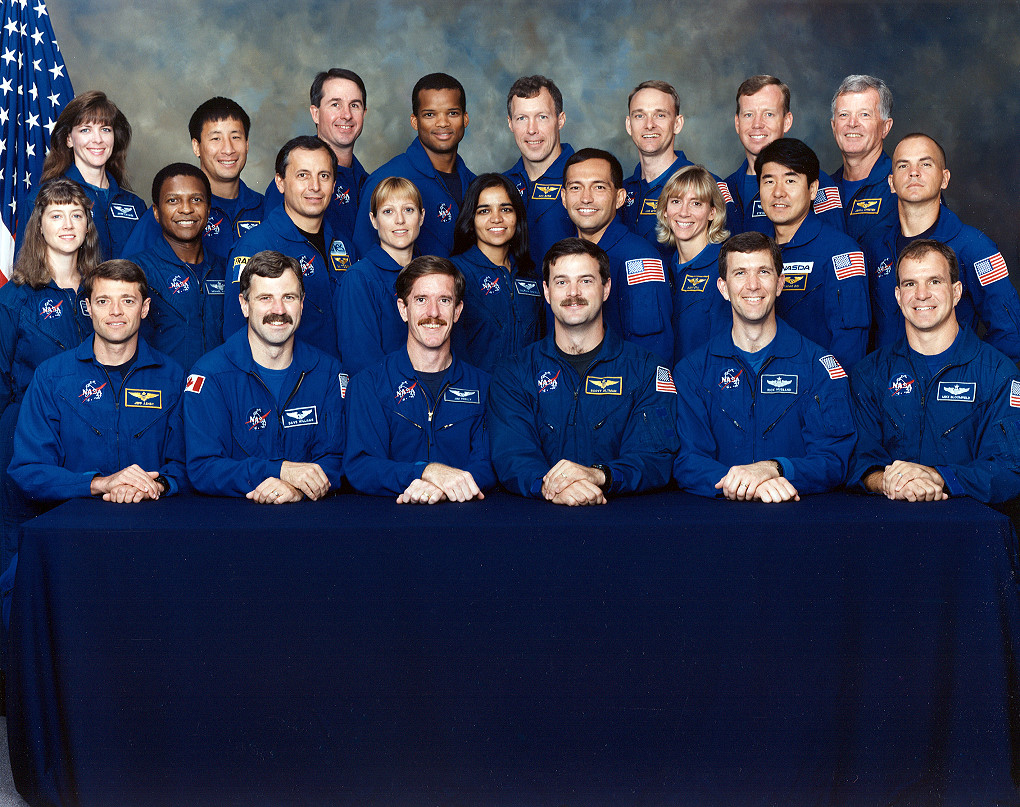
//> input picture Face_detection/astronauts_class_of_1998.jpg, 1020 x 807 px
$ ./FaceDetection   (built with g++ and OpenCV 4)
//> lines starting //> are read from the running program, lines starting //| are printed output that depends on the picture; after the words box and inside, x2 and y2 are one past the last pixel; in counts of white or black regions, pixels touching at a corner belong together
//Libraries.
#include <opencv2\imgproc\imgproc.hpp>
#include <opencv2\highgui\highgui.hpp>
#include <opencv2\core\core.hpp>
#include <opencv2\objdetect\objdetect.hpp>
#include <iostream>

//Main function.
int main(int argc, char** argv)
{
	//If the cascade classifier does not load, terminate program.
	cv::CascadeClassifier haarcascade_frontalface;
	if (!haarcascade_frontalface.load("C:\\OpenCV-3.1.0\\opencv\\sources\\data\\haarcascades\\haarcascade_frontalface_alt.xml"))
	{
		std::cerr << "[-] Error: Unable to load the cascade classifier file.\n" << std::endl;
		std::cerr << "Press ENTER to exit..." << std::endl;
		std::cin.ignore();
		return EXIT_FAILURE;
	}

	//Load the image to be processed, if not load, terminate program.
	cv::Mat imgOriginal = cv::imread("astronauts_class_of_1998.JPG");
//> imgOriginal is the input picture: 807 rows x 1020 cols, CV_8UC3; mean B, G, R 82.4, 56.4, 48.5
	if (imgOriginal.empty())
	{
		std::cerr << "[-] Error: Unable to load the image." << std::endl;
		std::cerr << "Press ENTER to exit..." << std::endl;
		std::cin.ignore();
		return EXIT_FAILURE;
	}

	cv::namedWindow("Input", CV_WINDOW_AUTOSIZE);
	cv::namedWindow("Output", CV_WINDOW_AUTOSIZE);
	cv::imshow("Input", imgOriginal);

	//Convert to grayscale the original image.
	cv::Mat imgGrayscale;
	cv::cvtColor(imgOriginal, imgGrayscale, CV_BGR2GRAY);
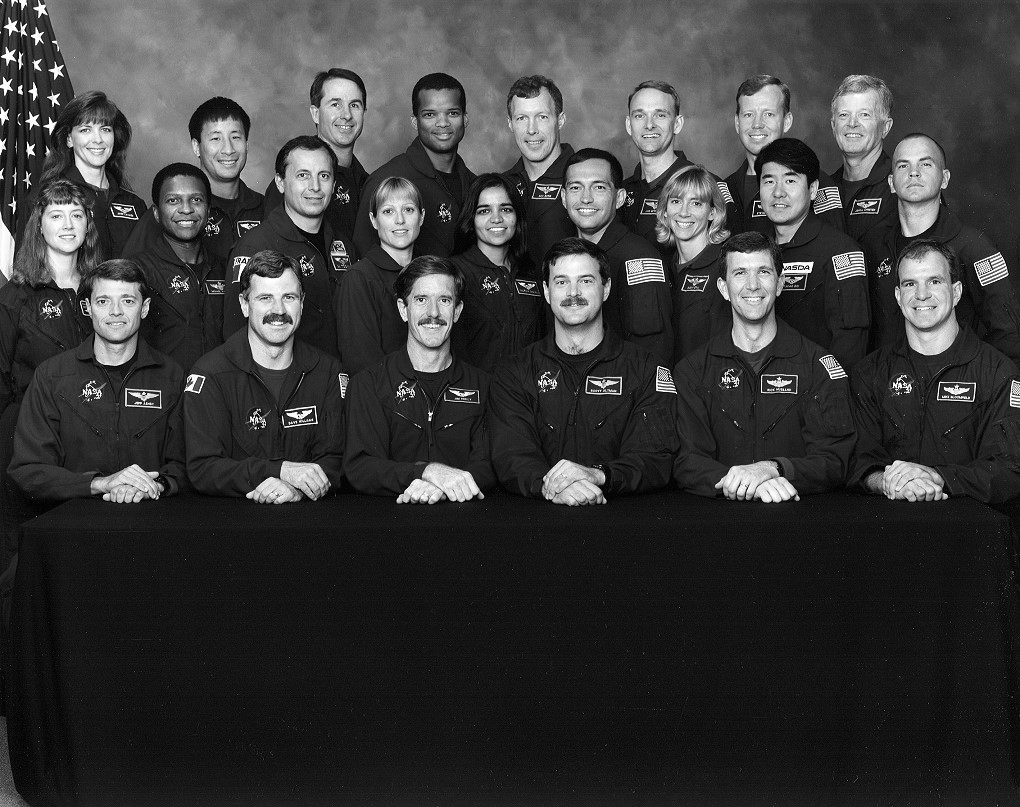
//> imgGrayscale: 807 rows x 1020 cols, CV_8UC1; min 0, max 255, mean 57

	//Apply histogram equalization image gray to standardize the contrast and brightness of the image,
	//this so different lighting conditions do not affect the detection of the face in the image.
	cv::equalizeHist(imgGrayscale, imgGrayscale);
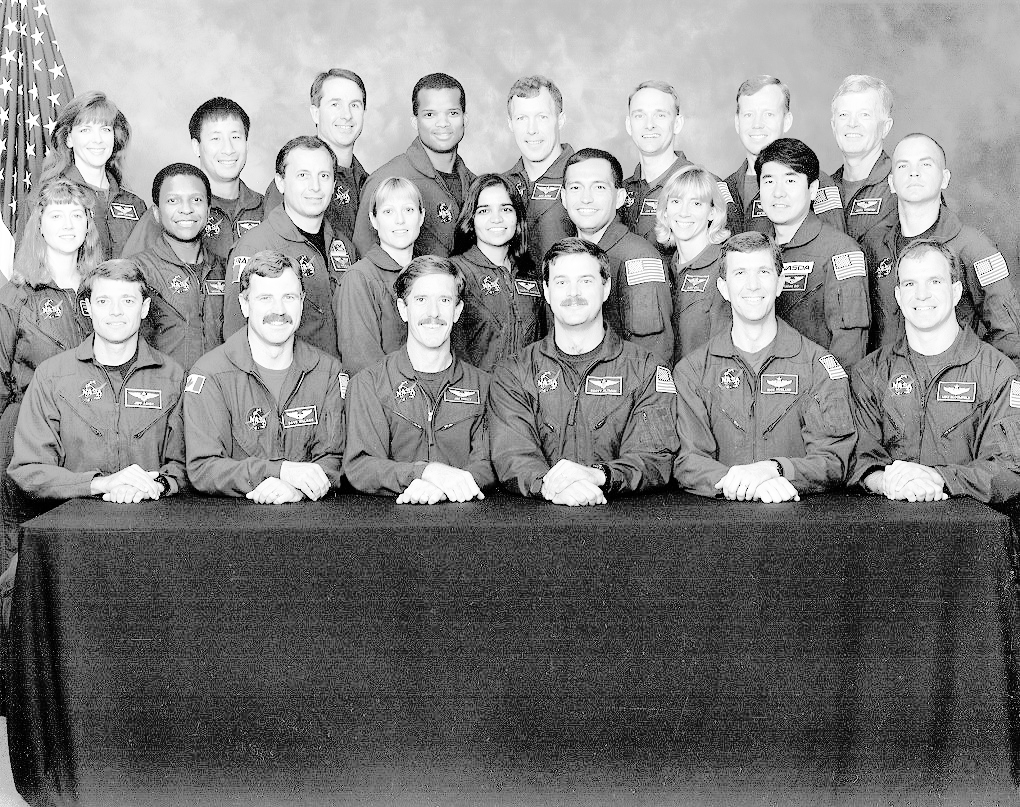
//> imgGrayscale: 807 rows x 1020 cols, CV_8UC1; min 0, max 255, mean 129.6

	//Vector for faces found.
	std::vector<cv::Rect> faces;

	//Detect the faces founds.
	haarcascade_frontalface.detectMultiScale(imgGrayscale, faces, 1.2, 3);
//> faces = 23 Rects (x, y, width, height), first 8: [158, 179, 55, 55], [376, 193, 48, 48], [470, 190, 51, 51], [320, 85, 51, 51], [733, 95, 52, 52], [415, 93, 53, 53], [625, 95, 52, 52], [829, 95, 51, 51]

	//Loop for draw a figure around of the faces founds.
	for (int i = 0; i < (int)faces.size(); i++)
	{
		//Create a new object Rectangle for the face found.
		cv::Rect r = faces[i];

		/*
		int radius = r.width / 2;
		int x = r.x + (r.width / 2);
		int y = r.y + (r.height / 2);
		//Draw a circle around of the face found.
		cv::circle(imgOriginal, cv::Point(x , y), radius, cv::Scalar(0, 255, 0), 1, CV_AA, 0);
		*/

		//Draw a rectangle around of the face found in the original frame.
		cv::rectangle(imgOriginal, cv::Point(r.x, r.y), cv::Point(r.x + r.width, r.y + r.height), cv::Scalar(0, 255, 0), 1, CV_AA, 0);

		std::cout << "Point: " << r.x << ", " << r.y << std::endl;
	}
//> this loop made 23 passes
//> r on passes 1 to 12: Rect(158, 179, 55, 55), Rect(376, 193, 48, 48), Rect(470, 190, 51, 51), Rect(320, 85, 51, 51), Rect(733, 95, 52, 52), Rect(415, 93, 53, 53), Rect(625, 95, 52, 52), Rect(829, 95, 51, 51), Rect(506, 97, 54, 54), Rect(200, 118, 52, 52), Rect(288, 155, 53, 53), Rect(753, 160, 55, 55)
//| Point: 158, 179
//| Point: 376, 193
//| Point: 470, 190
//| Point: 320, 85
//| Point: 733, 95
//| Point: 415, 93
//| Point: 625, 95
//| Point: 829, 95
//> (output is shown up to pass 8 of 23)
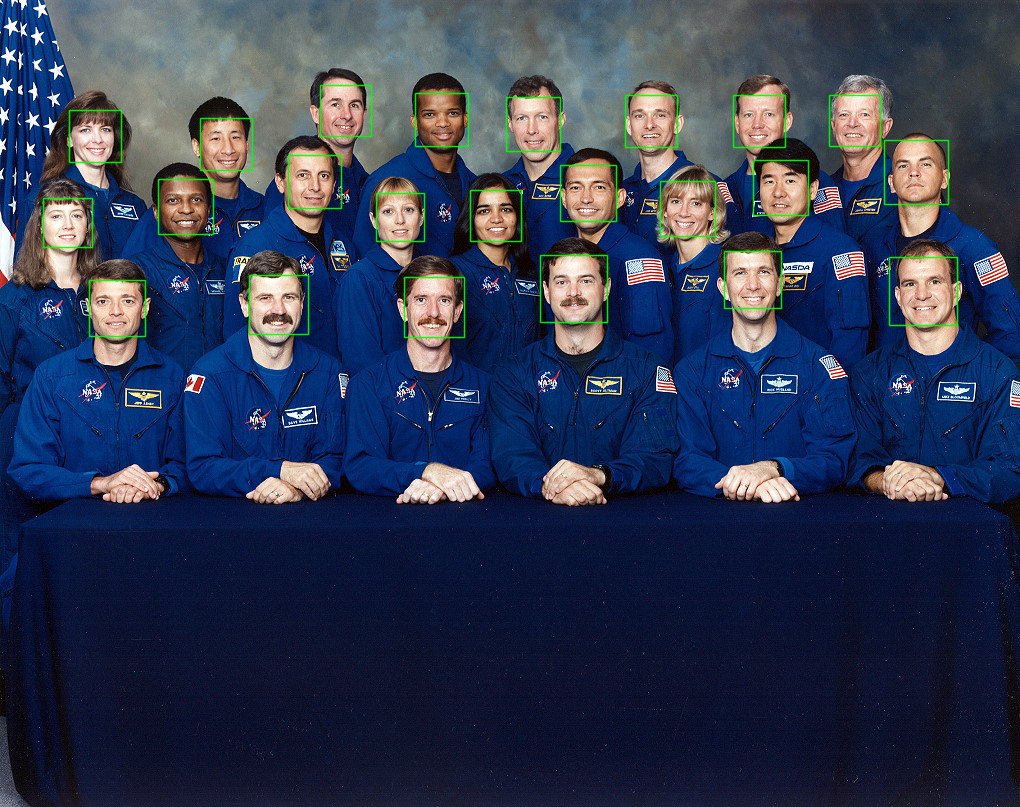
//> imgOriginal: 807 rows x 1020 cols, CV_8UC3; 1.84% of pixels changed, all inside (x1, y1, x2, y2) = (42, 84, 959, 339)

	//Display the original frame.
	cv::imshow("Output", imgOriginal);
	std::cout << "Press any key to exit..." << std::endl;
	cv::waitKey(0);

	//Freed memory space.
	faces.clear();
	imgOriginal.release();
	imgGrayscale.release();
	cv::destroyAllWindows();

	return EXIT_SUCCESS;
}
